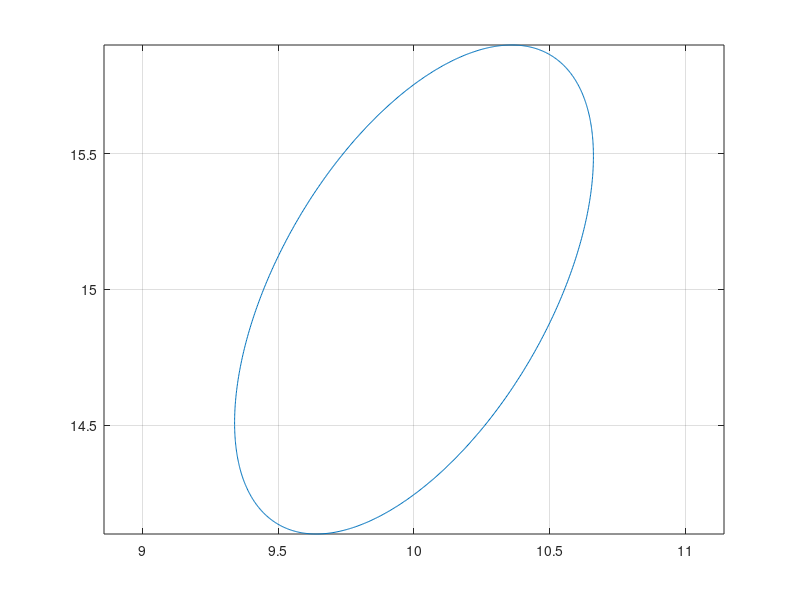

Write the MATLAB code that produced this figure.
%%%%%%FUNCTION DESCRIPTION
%This file is designed to test plotting ellipses
%It is meant for envisioning what an image or path will look like
%%%%%%%%%%%%%%%%%%%%%%%%%

%Math from http://stackoverflow.com/questions/29367548/how-to-apply-rotation-to-an-ellipse-defined-by-center-and-axis-lengths

majorAxis = 2;
minorAxis = 1;
centerX = 10;
centerY = 15;
orientation = -120;

theta = linspace(0,2*pi,1000);
orientation=orientation*pi/180;
x = (majorAxis/2) * sin(theta) + centerX;
y = (minorAxis/2) * cos(theta) + centerY;

x2 = (x-centerX)*cos(orientation) - (y-centerY)*sin(orientation) + centerX;
y2 = (x-centerX)*sin(orientation) + (y-centerY)*cos(orientation) + centerY;
plot(x2,y2)
axis equal
grid
